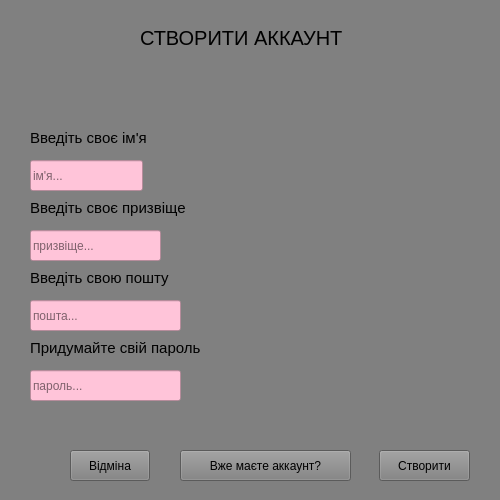
<?xml version="1.0" encoding="UTF-8"?>
<ui version="4.0">
 <class>create_accountwindow</class>
 <widget class="QWidget" name="create_accountwindow">
  <property name="geometry">
   <rect>
    <x>0</x>
    <y>0</y>
    <width>500</width>
    <height>500</height>
   </rect>
  </property>
  <property name="minimumSize">
   <size>
    <width>500</width>
    <height>500</height>
   </size>
  </property>
  <property name="maximumSize">
   <size>
    <width>500</width>
    <height>500</height>
   </size>
  </property>
  <property name="windowTitle">
   <string>Form</string>
  </property>
  <property name="styleSheet">
   <string notr="true">background-color: #808080;</string>
  </property>
  <widget class="QLabel" name="label">
   <property name="geometry">
    <rect>
     <x>140</x>
     <y>30</y>
     <width>221</width>
     <height>16</height>
    </rect>
   </property>
   <property name="styleSheet">
    <string notr="true">font-size: 20px;</string>
   </property>
   <property name="text">
    <string>СТВОРИТИ АККАУНТ</string>
   </property>
  </widget>
  <widget class="QLabel" name="label_2">
   <property name="geometry">
    <rect>
     <x>30</x>
     <y>130</y>
     <width>131</width>
     <height>16</height>
    </rect>
   </property>
   <property name="styleSheet">
    <string notr="true">font-size: 15px;</string>
   </property>
   <property name="text">
    <string>Введiть своє iм'я</string>
   </property>
  </widget>
  <widget class="QLabel" name="label_3">
   <property name="geometry">
    <rect>
     <x>30</x>
     <y>200</y>
     <width>181</width>
     <height>16</height>
    </rect>
   </property>
   <property name="styleSheet">
    <string notr="true">font-size: 15px;</string>
   </property>
   <property name="text">
    <string>Введiть своє призвiще</string>
   </property>
  </widget>
  <widget class="QLabel" name="label_4">
   <property name="geometry">
    <rect>
     <x>30</x>
     <y>270</y>
     <width>171</width>
     <height>16</height>
    </rect>
   </property>
   <property name="styleSheet">
    <string notr="true">font-size: 15px;</string>
   </property>
   <property name="text">
    <string>Введiть свою пошту</string>
   </property>
  </widget>
  <widget class="QLabel" name="label_5">
   <property name="geometry">
    <rect>
     <x>30</x>
     <y>340</y>
     <width>201</width>
     <height>16</height>
    </rect>
   </property>
   <property name="styleSheet">
    <string notr="true">font-size: 15px;</string>
   </property>
   <property name="text">
    <string>Придумайте свiй пароль</string>
   </property>
  </widget>
  <widget class="QLineEdit" name="createAccount_name">
   <property name="geometry">
    <rect>
     <x>30</x>
     <y>160</y>
     <width>113</width>
     <height>31</height>
    </rect>
   </property>
   <property name="styleSheet">
    <string notr="true">background-color: rgb(255, 196, 217);</string>
   </property>
   <property name="placeholderText">
    <string>iм'я...</string>
   </property>
  </widget>
  <widget class="QLineEdit" name="createAccount_surname">
   <property name="geometry">
    <rect>
     <x>30</x>
     <y>230</y>
     <width>131</width>
     <height>31</height>
    </rect>
   </property>
   <property name="styleSheet">
    <string notr="true">background-color: rgb(255, 196, 217);</string>
   </property>
   <property name="placeholderText">
    <string>призвiще...</string>
   </property>
  </widget>
  <widget class="QLineEdit" name="createAccount_email">
   <property name="geometry">
    <rect>
     <x>30</x>
     <y>300</y>
     <width>151</width>
     <height>31</height>
    </rect>
   </property>
   <property name="styleSheet">
    <string notr="true">background-color: rgb(255, 196, 217);</string>
   </property>
   <property name="placeholderText">
    <string>пошта...</string>
   </property>
  </widget>
  <widget class="QLineEdit" name="createAccount_password">
   <property name="geometry">
    <rect>
     <x>30</x>
     <y>370</y>
     <width>151</width>
     <height>31</height>
    </rect>
   </property>
   <property name="styleSheet">
    <string notr="true">background-color: rgb(255, 196, 217);</string>
   </property>
   <property name="placeholderText">
    <string>пароль...</string>
   </property>
  </widget>
  <widget class="QPushButton" name="createAccount_login">
   <property name="geometry">
    <rect>
     <x>180</x>
     <y>450</y>
     <width>171</width>
     <height>31</height>
    </rect>
   </property>
   <property name="text">
    <string>Вже маєте аккаунт?</string>
   </property>
  </widget>
  <widget class="QPushButton" name="createAccountBtn">
   <property name="geometry">
    <rect>
     <x>379</x>
     <y>450</y>
     <width>91</width>
     <height>31</height>
    </rect>
   </property>
   <property name="text">
    <string>Створити</string>
   </property>
  </widget>
  <widget class="QPushButton" name="createAccount_cancel_btn">
   <property name="geometry">
    <rect>
     <x>70</x>
     <y>450</y>
     <width>80</width>
     <height>31</height>
    </rect>
   </property>
   <property name="text">
    <string>Вiдмiна</string>
   </property>
  </widget>
 </widget>
 <resources/>
 <connections/>
</ui>
